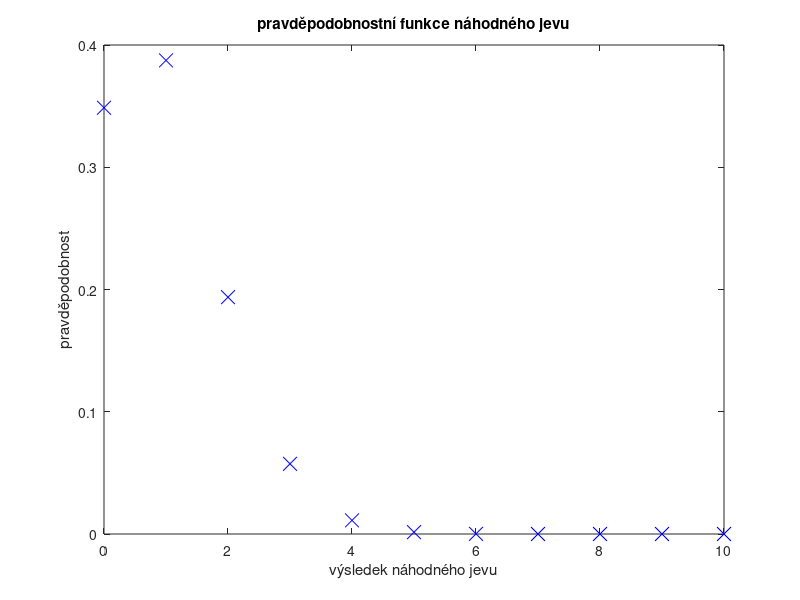

Write MATLAB code to recreate this figure.
clear all
clc

x=0:1:10;
for i=0:10
    y(i+1)=nchoosek(10,i)*0.1^i*0.9^(10-i);
end
format long
%y;

%Kreslení pravděpodobnostní funkce
plot(x,y,'bx','MarkerSize',10);
title('pravděpodobnostní funkce náhodného jevu');
xlabel('výsledek náhodného jevu');
ylabel('pravděpodobnost');